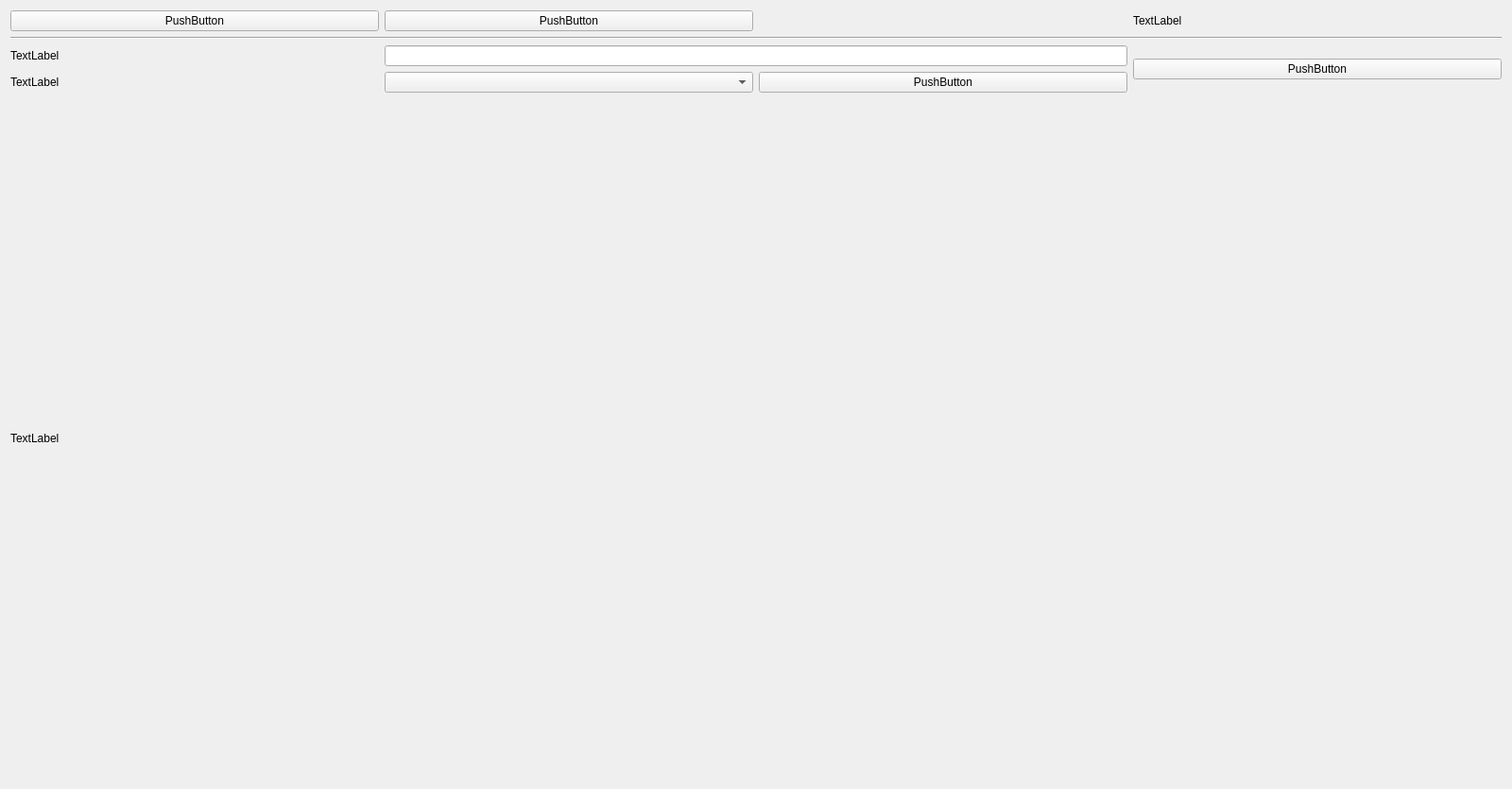
<?xml version="1.0" encoding="UTF-8"?>
<ui version="4.0">
 <class>LoginWidget</class>
 <widget class="QWidget" name="LoginWidget">
  <property name="geometry">
   <rect>
    <x>0</x>
    <y>0</y>
    <width>1600</width>
    <height>835</height>
   </rect>
  </property>
  <property name="windowTitle">
   <string>Form</string>
  </property>
  <property name="styleSheet">
   <string notr="true"/>
  </property>
  <layout class="QGridLayout" name="gridLayout_2">
   <item row="0" column="0">
    <layout class="QGridLayout" name="gridLayout" rowstretch="0,0,0,0,0">
     <item row="0" column="1">
      <widget class="CustomPushButton" name="lightPushButton">
       <property name="text">
        <string>PushButton</string>
       </property>
      </widget>
     </item>
     <item row="0" column="3">
      <widget class="CustomLabel" name="versionLabel">
       <property name="text">
        <string>TextLabel</string>
       </property>
      </widget>
     </item>
     <item row="3" column="1">
      <widget class="CustomComboBox" name="userNameComboBox"/>
     </item>
     <item row="3" column="2">
      <widget class="CustomPushButton" name="userNamePushButton">
       <property name="text">
        <string>PushButton</string>
       </property>
      </widget>
     </item>
     <item row="3" column="0">
      <widget class="CustomLabel" name="userNameLabel">
       <property name="text">
        <string>TextLabel</string>
       </property>
      </widget>
     </item>
     <item row="0" column="0">
      <widget class="CustomPushButton" name="dateTimePushButton">
       <property name="sizePolicy">
        <sizepolicy hsizetype="Preferred" vsizetype="Preferred">
         <horstretch>0</horstretch>
         <verstretch>0</verstretch>
        </sizepolicy>
       </property>
       <property name="text">
        <string>PushButton</string>
       </property>
      </widget>
     </item>
     <item row="1" column="0" colspan="4">
      <widget class="Line" name="line">
       <property name="orientation">
        <enum>Qt::Horizontal</enum>
       </property>
      </widget>
     </item>
     <item row="2" column="1" colspan="2">
      <widget class="CustomLineEdit" name="deviceIDLineEdit"/>
     </item>
     <item row="2" column="0">
      <widget class="CustomLabel" name="deviceIDLabel">
       <property name="text">
        <string>TextLabel</string>
       </property>
      </widget>
     </item>
     <item row="4" column="0" colspan="4">
      <widget class="CustomLabel" name="logoLabel">
       <property name="text">
        <string>TextLabel</string>
       </property>
      </widget>
     </item>
     <item row="2" column="3" rowspan="2">
      <widget class="CustomPushButton" name="loginPushButton">
       <property name="text">
        <string>PushButton</string>
       </property>
      </widget>
     </item>
    </layout>
   </item>
  </layout>
 </widget>
 <customwidgets>
  <customwidget>
   <class>CustomLabel</class>
   <extends>QLabel</extends>
   <header>CustomLabel.h</header>
  </customwidget>
  <customwidget>
   <class>CustomPushButton</class>
   <extends>QPushButton</extends>
   <header>CustomPushButton.h</header>
  </customwidget>
  <customwidget>
   <class>CustomComboBox</class>
   <extends>QComboBox</extends>
   <header>CustomComboBox.h</header>
  </customwidget>
  <customwidget>
   <class>CustomLineEdit</class>
   <extends>QLineEdit</extends>
   <header>CustomLineEdit.h</header>
  </customwidget>
 </customwidgets>
 <resources/>
 <connections/>
</ui>
